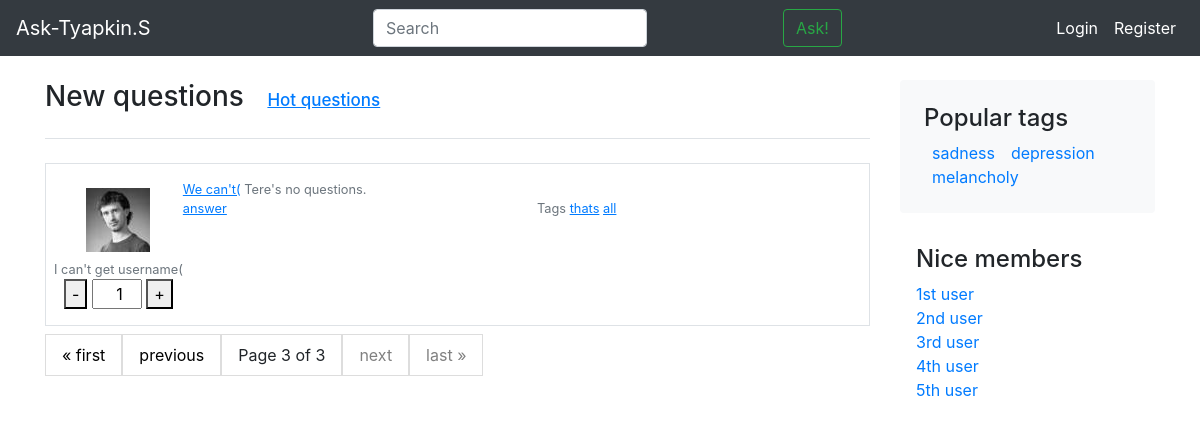
The page /listing/?page=3 on the database its author committed.
### blog/models.py (models this page shows, shortened)
class Question(models.Model):
    title = models.CharField(max_length=1024, verbose_name='Title')
    text = models.TextField(verbose_name='Text', default="")
    date_create = models.DateField(auto_now_add=True, verbose_name='Create date')
    author = models.ForeignKey('Author', on_delete=models.CASCADE)
    tags = models.CharField(max_length=1024, verbose_name='Tags')
    objects = QuestionManager()
    class Meta:
        verbose_name = 'Question'
        verbose_name_plural = 'Questions'

### app/views.py (the view)
# urls.py: path('listing/', views.listing, name="home"),
def listing(request):
    questions = Question.objects.all()
    paginator = Paginator(questions, 2)
    page = request.GET.get('page', 1)
    questions = paginator.get_page(page)
    return render(request, 'index.html', {'questions': questions})

### templates/index.html
{% extends 'inc/base.html' %}
{% load static %}
{% block content %}
  <h3 class="pb-4 mb-4 border-bottom">
    New questions
    <a href="{% url 'hot'%}" class="text-u" style="font-size: 17px; padding-left: 1rem;">
      Hot questions
    </a>
  </h3>
    {% for question in questions %}
      {% include 'inc/one_question.html' %}
    {% endfor %}
<ul class="pagination">
    {% if questions.has_previous %}
    <li><a href="?page=1">&laquo; first</a></li>
    <li><a href="?page={{ questions.previous_page_number }}">previous</a></li>
    {% else %}
    <li><a style="color: gray">&laquo; first</a></li>
    <li><a style="color: gray">previous</a></li>
    {% endif %}
    <li>
        <a>Page {{ questions.number }} of {{ questions.paginator.num_pages }}</a>
    </li>
    {% if questions.has_next %}
    <li><a href="?page={{ questions.next_page_number }}">next</a></li>
    <li><a href="?page={{ questions.paginator.num_pages }}">last &raquo;</a></li>
    {% else %}
    <li><a style="color: gray">next</a></li>
    <li><a style="color: gray">last &raquo;</a></li>
    {% endif %}
</ul>
{% endblock content %}

### templates/inc/one_question.html
{% load static %}
<div class="media text-muted pt-3 border p-2 mb-2">
      <ol class="list-unstyled mb-0" style="text-align: center">
          <img src="{% static 'img/your_avatar.jpg' %}" class="p-2" alt="Avatar">
          <div class="small"><span>I can't get username(</span></div>
        <li>
          <div class="def-number-input number-input safari_only">
            <button onclick="this.parentNode.querySelector('input[type=number]').stepDown()" class="minus">-</button>
            <label><input class="quantity" min="0" name="quantity" value="1" type="number" style="pointer-events: none; width: 50px; text-align: right;"></label>
            <button onclick="this.parentNode.querySelector('input[type=number]').stepUp()" class="plus">+</button>
          </div>
        </li>
      </ol>
      <div class="media-body pb-3 mb-0 small lh-125">
        <a href="{% url 'question' question.id%}" class="text-u">{{ question.title }}</a>
        <span>{{ question.text }}</span>
        <div class="row mb-3">
          <div class="col-6">
            <a href="{% url 'question' question.id%}" class="text-u">answer</a></div>
          <div class="col-6">
            <span>Tags</span>
              {% for ntag in question.tags.split %}
                 <a href="{% url 'tag' ntag %}" class="text-u">{{ ntag }}</a>
              {% endfor %}
          </div>
        </div>
      </div>
</div>

### static/css/navbar-top.css (style rules this page uses)
body { min-height: 75rem; }
.text-u { text-decoration: underline; }
ul.pagination li a { color: black; float: left; padding: 8px 16px; text-decoration: none; border: 1px solid #ddd; }

### rows shown on the page
Question: title "We can't(", text "Tere's no questions.", split "thats" "all"

### other values the page prints
{{ questions.number }} "3"
{{ questions.paginator.num_pages }} "3"
